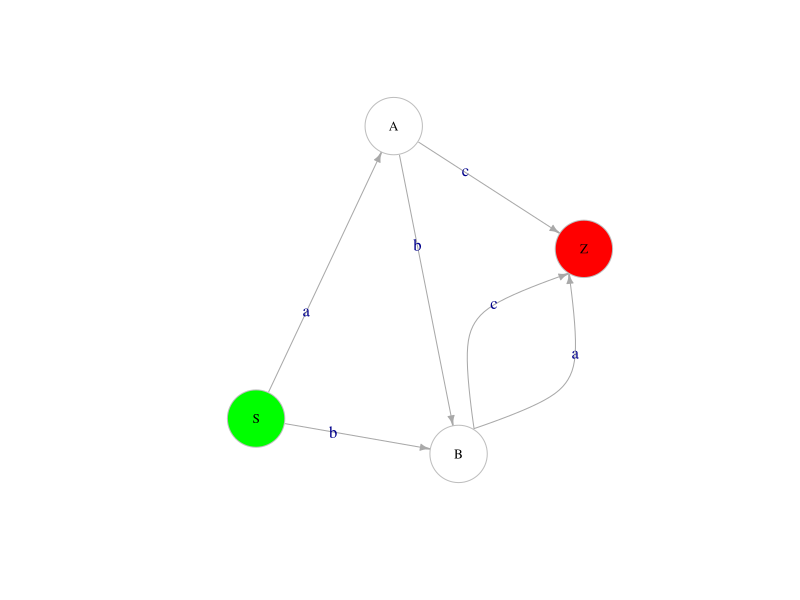

This figure's R source:
library(igraph)
library(stringr)
library(magrittr)

## Input user example
string <- "S -> aA
B -> a
S -> bB  
A -> bB
A -> c
B -> c"

string2 <- "A -> aB
A -> bB
A -> a
B -> aA
B -> bA"

# Formatted data
string <- str_replace_all(string, "(\n)|([:space:]*\n)", " ")

## Extract the edges
edgesCompleted <- str_extract_all(string, "[A-Z] -> [a-z][A-Z]")[[1]]
edgesFinal  <- str_extract_all(string, "([A-Z] -> [a-z][^A-Z])|[A-Z] -> [a-z](?!.*[A-Z])")[[1]]
edgesFinalZ <- str_replace_all(edgesFinal, "(?<=[a-z])(?!$)|(?<=[a-z])$", "Z")

stringUpdated <- append(edgesCompleted, edgesFinalZ)

nodes <- unlist(str_extract_all(stringUpdated, "[A-Z]"))
edge.labels <- unlist(str_extract_all(stringUpdated, "[a-z]"))
g <- graph(nodes, directed = TRUE)

uniqueNodes <- unique(nodes)
nodeTypes <- c()

for(node in uniqueNodes){
  if(node == "S"){
    nodeTypes <- nodeTypes %>% append(1)
  } else if (node == "Z"){
    nodeTypes <- nodeTypes %>% append(3)
  }
  else {
    nodeTypes <- nodeTypes %>% append(2) 
  }
}

if (!("S" %in% uniqueNodes)) {
  nodeTypes <- nodeTypes[-1]
  nodeTypes <- append(nodeTypes, 1, after= 0)
}

node.types <- nodeTypes
mapping.colors <- c("green","white", "red")
node.colors <- mapping.colors[node.types]

curves <- curve_multiple(g, start = 0.9)
set.seed(12)
plot(g, edge.arrow.size = 0.5, vertex.label.cex = 0.8, vertex.size = 35,
     vertex.frame.color = "gray", vertex.label.color = "black",
     edge.label = edge.labels, vertex.color = node.colors, edge.curved = curves)


# Clear
rm(list = ls())
